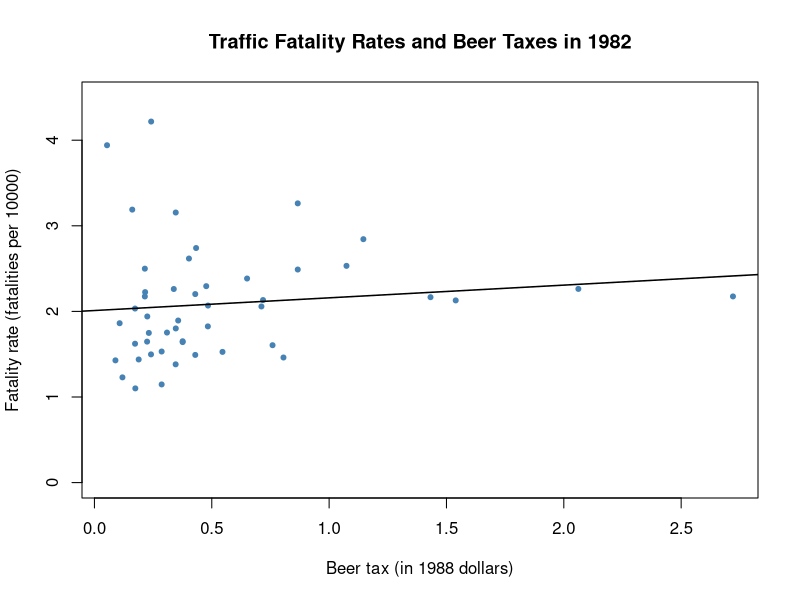
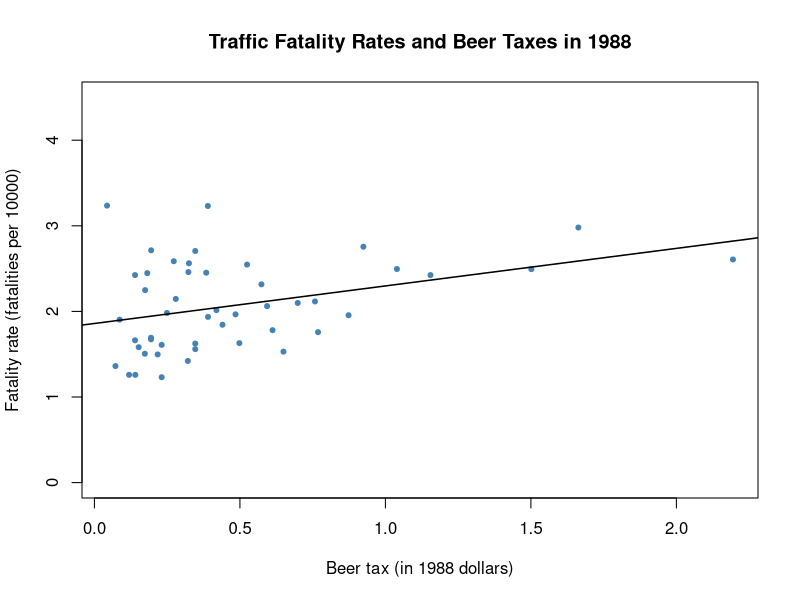

These figures' R source, in order:
# Lesson 13: Experimental and Panel Data

# Panel Data

# load the package and the dataset
library(AER)
data(Fatalities)
is.data.frame(Fatalities)
dim(Fatalities)
str(Fatalities)

head(Fatalities)

# summarize the variables 'state' and 'year'
summary(Fatalities[, c(1, 2)])


# define the fatality rate
Fatalities$fatal_rate <- Fatalities$fatal / Fatalities$pop * 10000

# subset the data
Fatalities1982 <- subset(Fatalities, year == "1982")
Fatalities1988 <- subset(Fatalities, year == "1988")

# estimate simple regression models using 1982 and 1988 data
fatal1982_mod <- lm(fatal_rate ~ beertax, data = Fatalities1982)
fatal1988_mod <- lm(fatal_rate ~ beertax, data = Fatalities1988)

coeftest(fatal1982_mod, vcov. = vcovHC, type = "HC1")
coeftest(fatal1988_mod, vcov. = vcovHC, type = "HC1")

# plot the observations and add the estimated regression line for 1982 data
plot(x = Fatalities1982$beertax, 
     y = Fatalities1982$fatal_rate, 
     xlab = "Beer tax (in 1988 dollars)",
     ylab = "Fatality rate (fatalities per 10000)",
     main = "Traffic Fatality Rates and Beer Taxes in 1982",
     ylim = c(0, 4.5),
     pch = 20, 
     col = "steelblue")

abline(fatal1982_mod, lwd = 1.5)


# plot observations and add estimated regression line for 1988 data
plot(x = Fatalities1988$beertax, 
     y = Fatalities1988$fatal_rate, 
     xlab = "Beer tax (in 1988 dollars)",
     ylab = "Fatality rate (fatalities per 10000)",
     main = "Traffic Fatality Rates and Beer Taxes in 1988",
     ylim = c(0, 4.5),
     pch = 20, 
     col = "steelblue")

abline(fatal1988_mod, lwd = 1.5)
